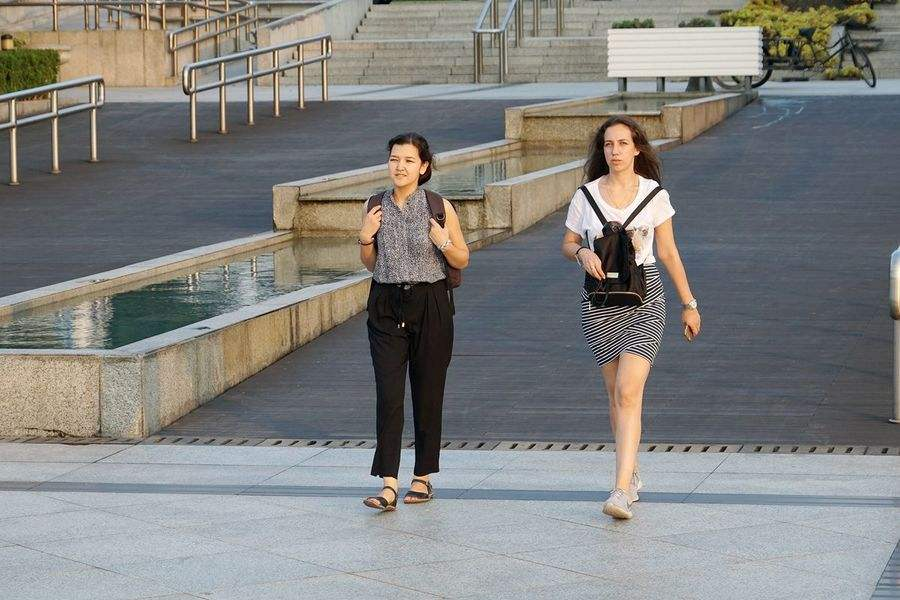
#> input picture images/1.jpg, 900 x 600 px; its folder holds only this picture in this run
$ python detect.py
#> lines starting #> are read from the running program, lines starting #| are printed output that depends on the picture
from __future__ import print_function  # 确保代码同时在Python2.7和Python3上兼容
from imutils.object_detection import non_max_suppression
from imutils import paths
import numpy as np
import argparse
import imutils   # 安装库pip install imutils
import cv2

# construct the argument parse and parse the arguments
# ap = argparse.ArgumentParser()
# ap.add_argument("-i", "--images", required=True, help="path to images directory")
# args = vars(ap.parse_args())

# 1、定义HOG对象
hog = cv2.HOGDescriptor()
# 2、设置SVM分类器
hog.setSVMDetector(cv2.HOGDescriptor_getDefaultPeopleDetector())

image_Path= "../../images"
# loop over the image paths
for imagePath in paths.list_images(image_Path): #args["images"]
    print(imagePath)
    # load the image and resize it to (1) reduce detection time
    # and (2) improve detection accuracy
    image = cv2.imread(imagePath)
#> image is the input picture: shape (600, 900, 3); mean B, G, R 127.3, 129.4, 129.8
    image = imutils.resize(image, width=min(400, image.shape[1]))
#> image: shape (266, 400, 3)
    orig = image.copy()
    '''
    构造了一个尺度scale=1.05的图像金字塔，以及一个分别在x方向和y方向步长为(4,4)像素大小的滑窗
    scale的尺度设置得越大，在图像金字塔中层的数目就越少，相应的检测速度就越快，但是尺度太大会导致行人出现漏检；
    同样的，如果scale设置得太小，将会急剧的增加图像金字塔的层数，这样不仅耗费计算资源，而且还会急剧地增加检测过程
    中出现的假阳数目(也就是不是行人的被检测成行人)。这表明，scale是在行人检测过程中它是一个重要的参数，
    需要对scale进行调参。我会在后面的文章中对detectMultiScale中的每个参数做些调研。
    '''
# detect people in the image：
    (rects, weights) = hog.detectMultiScale(image, winStride=(4, 4),
        padding=(8, 8), scale=1.05)
#> rects = [[132, 45, 101, 202], [221, 27, 114, 228]]; weights = [3, 1.95]

    # draw the original bounding boxes
    for (x, y, w, h) in rects:
        cv2.rectangle(orig, (x, y), (x + w, y + h), (0, 0, 255), 2)
#> this loop made 2 passes
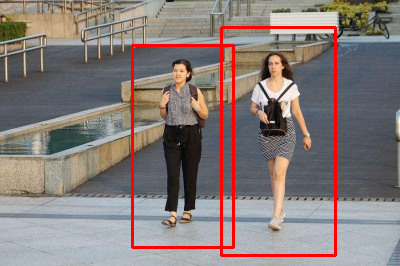
#> orig: shape (266, 400, 3); mean B, G, R 122.3, 124.5, 134.1

        # apply non-maxima suppression to the bounding boxes using a
        # fairly large overlap threshold to try to maintain overlapping
        # boxes that are still people
    #应用非极大抑制方法，通过设置一个阈值来抑制那些重叠的边框
    rects = np.array([[x, y, x + w, y + h] for (x, y, w, h) in rects])
#> rects = [[132, 45, 233, 247], [221, 27, 335, 255]]
    pick = non_max_suppression(rects, probs=None, overlapThresh=0.65)
#> pick = [[221, 27, 335, 255], [132, 45, 233, 247]]

    # draw the final bounding boxes
    for (xA, yA, xB, yB) in pick:
        cv2.rectangle(image, (xA, yA), (xB, yB), (0, 255, 0), 2)
#> this loop made 2 passes
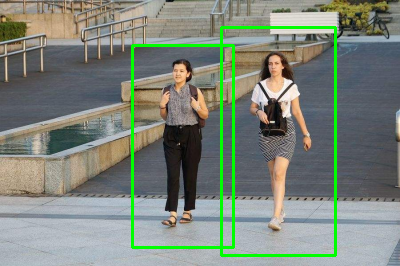
#> image: shape (266, 400, 3); mean B, G, R 122.3, 133.7, 124.9

    # show some information on the number of bounding boxes
    filename = imagePath[imagePath.rfind("/") + 1:]
    print("[INFO] {}: {} original boxes, {} after suppression".format(
        filename, len(rects), len(pick)))
#| [INFO] 1.jpg: 2 original boxes, 2 after suppression

    # show the output images
    cv2.imshow("Before NMS", orig)
    cv2.imshow("After NMS", image)
    cv2.waitKey(0)

$ run again, on images/2.jpg
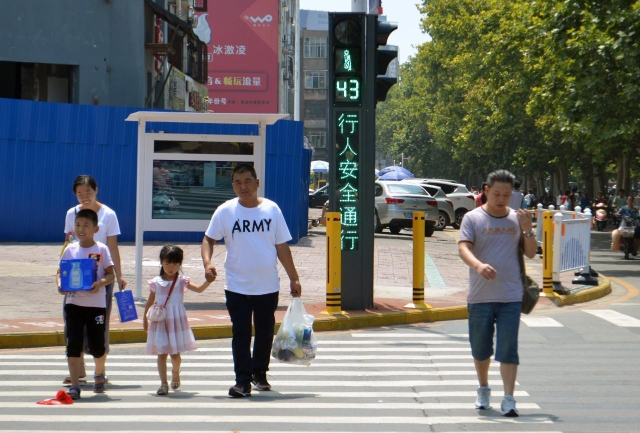
#> input picture images/2.jpg, 1280 x 866 px (shown at 1/2 size)
#> image is the input picture: shape (866, 1280, 3); mean B, G, R 112.9, 114.1, 112.1
#> `(rects, weights) = hog.detectMultiScale(image, winStride=(4, 4), paddi..`: rects = [[14, 102, 81, 162], [72, 139, 66, 131], [187, 75, 71, 141], [115, 96, 85, 169], [267, 97, 87, 173], [286, 34, 96, 192]]; weights = [2.97, 2.08, 0.703, 3.96, 1.89, 0.362]
#> the loop `for (x, y, w, h) in rects:` made 6 passes
#> after the loop `for (x, y, w, h) in rects:`:
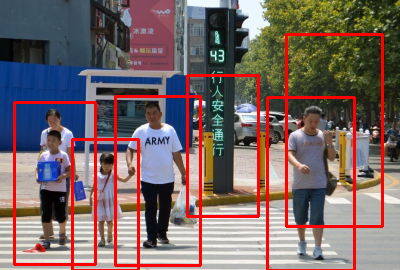
#> orig: shape (270, 400, 3); mean B, G, R 102.7, 103.7, 121.4
#> `rects = np.array([[x, y, x + w, y + h] for (x, y, w, h) in rects])`: rects = [[14, 102, 95, 264], [72, 139, 138, 270], [187, 75, 258, 216], [115, 96, 200, 265], [267, 97, 354, 270], [286, 34, 382, 226]]
#> pick = [[267, 97, 354, 270], [72, 139, 138, 270], [115, 96, 200, 265], [14, 102, 95, 264], [286, 34, 382, 226], [187, 75, 258, 216]]
#> the loop `for (xA, yA, xB, yB) in pick:` made 6 passes
#> after the loop `for (xA, yA, xB, yB) in pick:`:
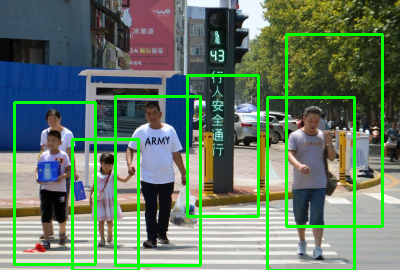
#> image: shape (270, 400, 3); mean B, G, R 102.7, 123.3, 101.8
#| [INFO] 2.jpg: 6 original boxes, 6 after suppression

$ run again, on images/3.jpg
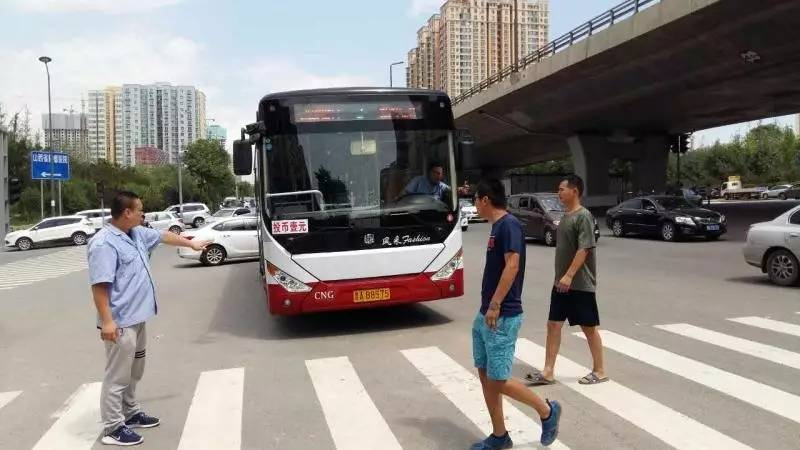
#> input picture images/3.jpg, 800 x 450 px
#> image is the input picture: shape (450, 800, 3); mean B, G, R 129.9, 133.2, 137.9
#> `(rects, weights) = hog.detectMultiScale(image, winStride=(4, 4), paddi..`: rects = [[103, 31, 71, 142], [251, 72, 71, 141], [27, 80, 73, 145]]; weights = [1.02, 0.143, 0.578]
#> the loop `for (x, y, w, h) in rects:` made 3 passes
#> after the loop `for (x, y, w, h) in rects:`:
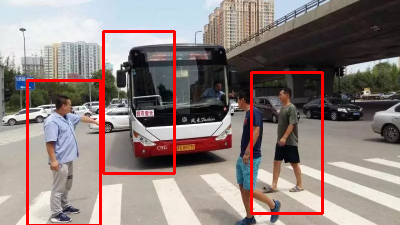
#> orig: shape (225, 400, 3); mean B, G, R 124.6, 127.8, 142.8
#> `rects = np.array([[x, y, x + w, y + h] for (x, y, w, h) in rects])`: rects = [[103, 31, 174, 173], [251, 72, 322, 213], [27, 80, 100, 225]]
#> pick = [[27, 80, 100, 225], [251, 72, 322, 213], [103, 31, 174, 173]]
#> the loop `for (xA, yA, xB, yB) in pick:` made 3 passes
#> after the loop `for (xA, yA, xB, yB) in pick:`:
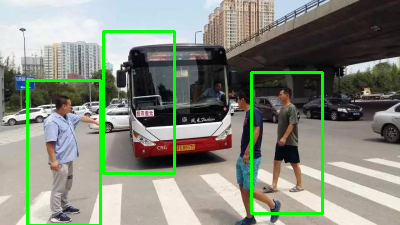
#> image: shape (225, 400, 3); mean B, G, R 124.6, 138.3, 132.3
#| [INFO] 3.jpg: 3 original boxes, 3 after suppression
